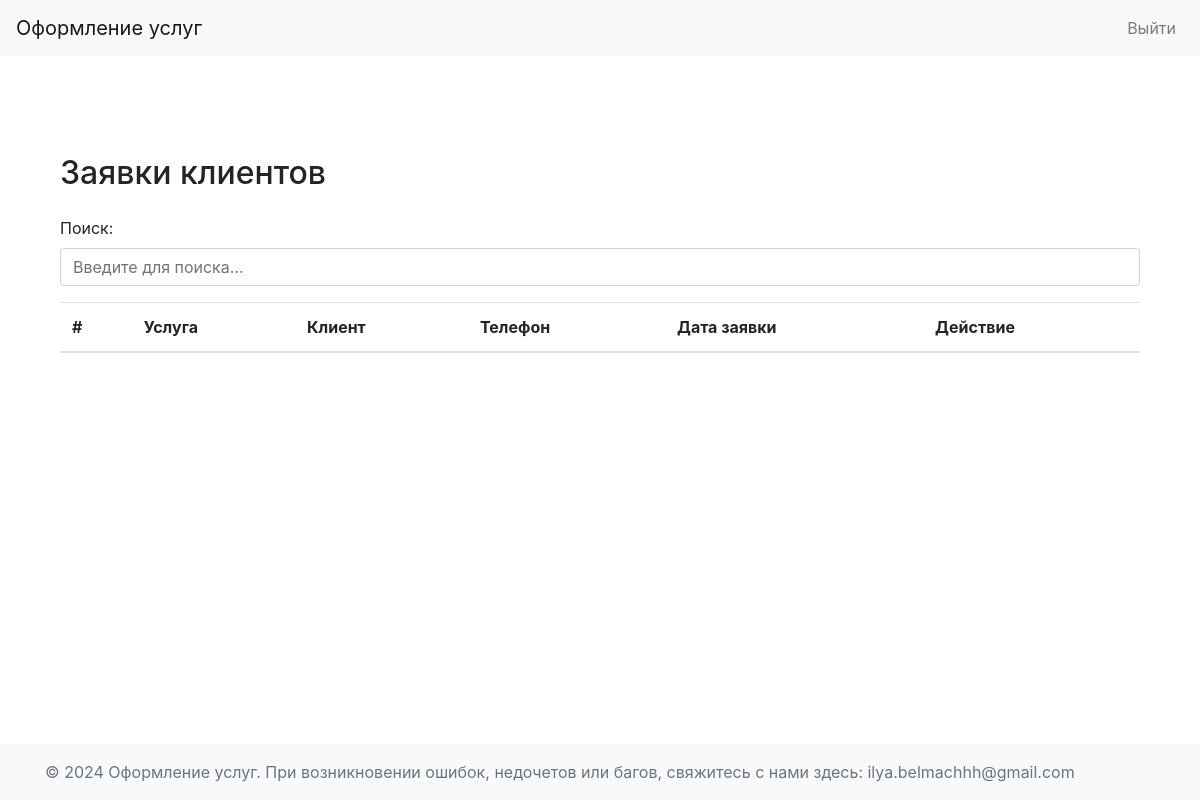
Page /view_requests on the earlier database version.
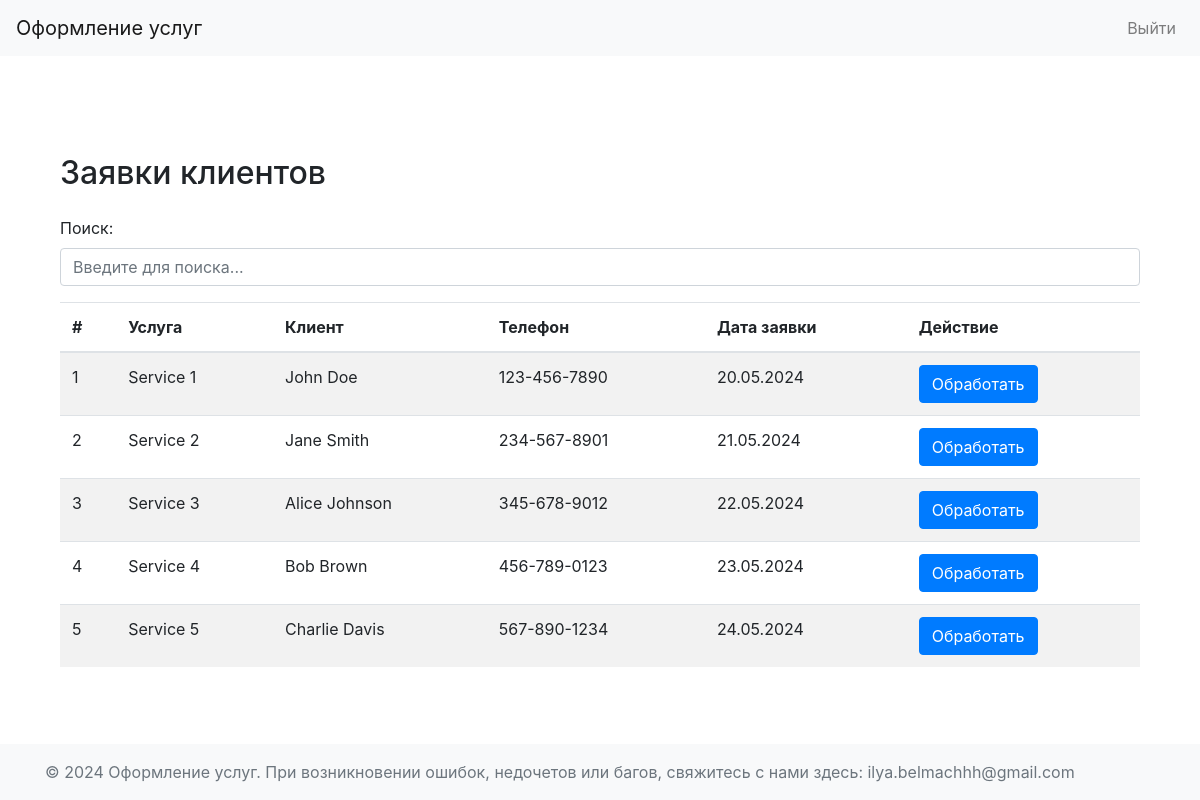
Same page on the later database version.
### app/models.py (models this page shows, shortened)
class OrderRequest(db.Model):
    __tablename__ = 'OrderRequest'
    id = db.Column(db.Integer, primary_key=True)
    client_id = db.Column(db.Integer, db.ForeignKey('Clients.id'), nullable=False)
    service_id = db.Column(db.Integer, db.ForeignKey('Services.id'))
    order_date = db.Column(CustomDate, nullable=False)
    client = db.relationship('Clients', backref=db.backref('OrderRequest', lazy=True))
    service = db.relationship('Services', backref=db.backref('OrderRequest', lazy=True))

class Services(db.Model):
    __tablename__ = 'Services'
    id = db.Column(db.Integer, primary_key=True)
    service_name = db.Column(db.String(150), nullable=False)
    cost = db.Column(db.Float, nullable=False)

class Clients(db.Model):
    __tablename__ = 'Clients'
    id = db.Column(db.Integer, primary_key=True)
    full_name = db.Column(db.String(150), nullable=False)
    address = db.Column(db.String(250), nullable=False)
    telephone = db.Column(db.String(50), unique=True, nullable=False)
    login = db.Column(db.String(150), unique=True, nullable=False)
    password = db.Column(db.String(150), nullable=False)

### app/employees/routs.py (the view)
@employees.route('/view_requests')
def view_requests():
    requests = OrderRequest.query.all()
    return render_template('employee/employee_view_requests.html', requests=requests)

### app/__init__.py (called while the page is built)
def create_app(config=Config):
    app = Flask(__name__)
    app.config.from_object(config)
    app.jinja_env.filters['zip'] = zip
    @app.template_filter()
    def kravchuk_date_format(date_value: date):
        return date_value.strftime("%d.%m.%Y")
    db.init_app(app)
    from app.users.routes import users
    from app.clients.routs import clients
    from app.employees.routs import employees
    from app.admin.routs import admin
    app.register_blueprint(users)
    app.register_blueprint(clients)
    app.register_blueprint(employees)
    app.register_blueprint(admin)
    return app

### app/models.py (called while the page is built)
    def process_result_value(self, value, dialect):
        if value is not None and isinstance(value, str):
            return datetime.strptime(value, self.storage_format).date()
        return value

### app/templates/employee/employee_view_requests.html (shortened to what this page needs)
{% extends "dashboard_base.html" %}
{% block content %}
<div class="container mt-5">
    <h2 class="mb-4">Заявки клиентов</h2>
    <div class="mb-3">
        <label for="searchInput" class="form-label">Поиск:</label>
        <input type="text" id="searchInput" class="form-control" placeholder="Введите для поиска...">
    </div>
    <table class="table table-striped">
        <thead>
            <tr>
                <th scope="col">#</th>
                <th scope="col">Услуга</th>
                <th scope="col">Клиент</th>
                <th scope="col">Телефон</th>
                <th scope="col">Дата заявки</th>
                <th scope="col">Действие</th>
            </tr>
        </thead>
        <tbody>
            {% for request in requests %}
            <tr>
                <td>{{ loop.index }}</td>
                <td>{{ request.service.service_name }}</td>
                <td>{{ request.client.full_name }}</td>
                <td>{{ request.client.telephone }}</td>
                <td>{{ request.order_date|kravchuk_date_format }}</td>
                <td>
                    <a href="{{ url_for('employees.create_order', request_id=request.id) }}" class="btn btn-primary">Обработать</a>
                </td>
            </tr>
            {% endfor %}
        </tbody>
    </table>
</div>
{% endblock %}

### app/templates/dashboard_base.html (shortened to what this page needs)
<!DOCTYPE html>
<html lang="en">
<head>
    <link rel="stylesheet" href="https://stackpath.bootstrapcdn.com/bootstrap/4.5.2/css/bootstrap.min.css">
    <link rel="stylesheet" href="{{ url_for('static', filename='css/styles.css') }}">
</head>
<body class="d-flex flex-column min-vh-100">
    <nav class="navbar navbar-expand-lg navbar-light bg-light">
        <a class="navbar-brand" href=#>Оформление услуг</a>
        <div class="collapse navbar-collapse" id="navbarNav">
            <ul class="navbar-nav ml-auto">
                <li class="nav-item">
                    <a class="nav-link" href="{{ url_for('users.login') }}">Выйти</a>
                </li>
            </ul>
        </div>
    </nav>
    <div class="container mt-4">
        {% with messages = get_flashed_messages(with_categories=true) %}
            <div id="messagesDivContainer" class="alert alert-dismissible fade show" role="alert">
            </div>
        {% endwith %}
        {% block content %}
        {% endblock %}
    </div>
    <footer class="footer mt-auto py-3 bg-light">
        <div class="container">
            <span class="text-muted">&copy; 2024 Оформление услуг. При возникновении ошибок, недочетов или багов, свяжитесь с нами здесь: ilya.belmachhh@gmail.com</span>
        </div>
    </footer>
</body>
</html>

Differences in the rows shown:
added OrderRequest: service.service_name "Service 1", client.full_name "John Doe", client.telephone "123-456-7890", order_date|kravchuk_date_format "20.05.2024"
added OrderRequest: service.service_name "Service 2", client.full_name "Jane Smith", client.telephone "234-567-8901", order_date|kravchuk_date_format "21.05.2024"
added OrderRequest: service.service_name "Service 3", client.full_name "Alice Johnson", client.telephone "345-678-9012", order_date|kravchuk_date_format "22.05.2024"
added OrderRequest: service.service_name "Service 4", client.full_name "Bob Brown", client.telephone "456-789-0123", order_date|kravchuk_date_format "23.05.2024"
added OrderRequest: service.service_name "Service 5", client.full_name "Charlie Davis", client.telephone "567-890-1234", order_date|kravchuk_date_format "24.05.2024"
